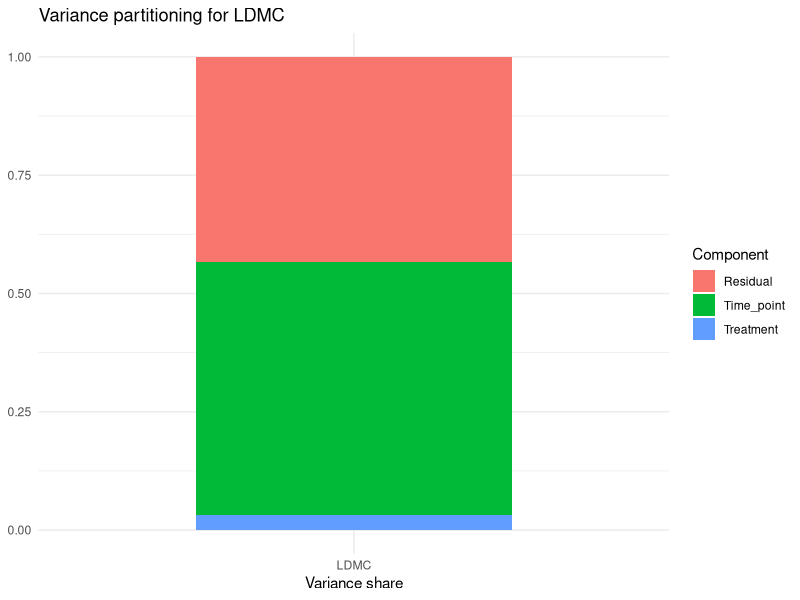
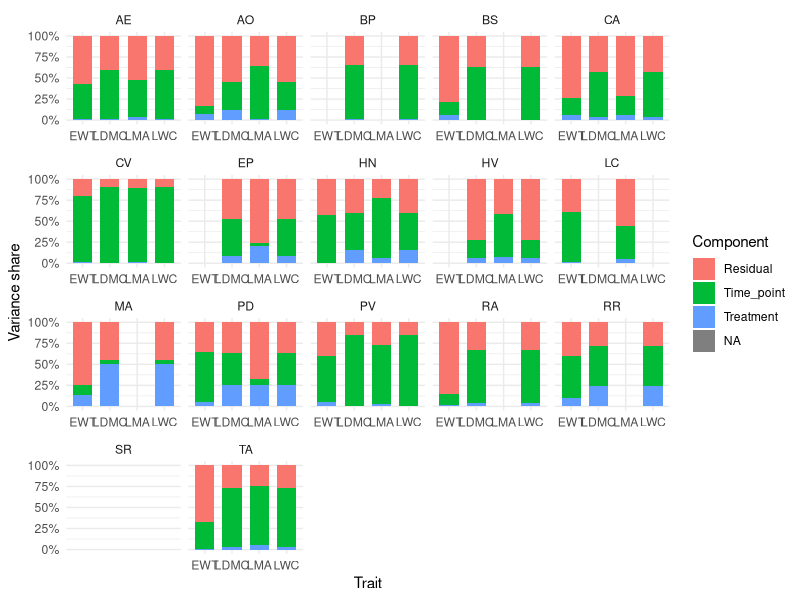
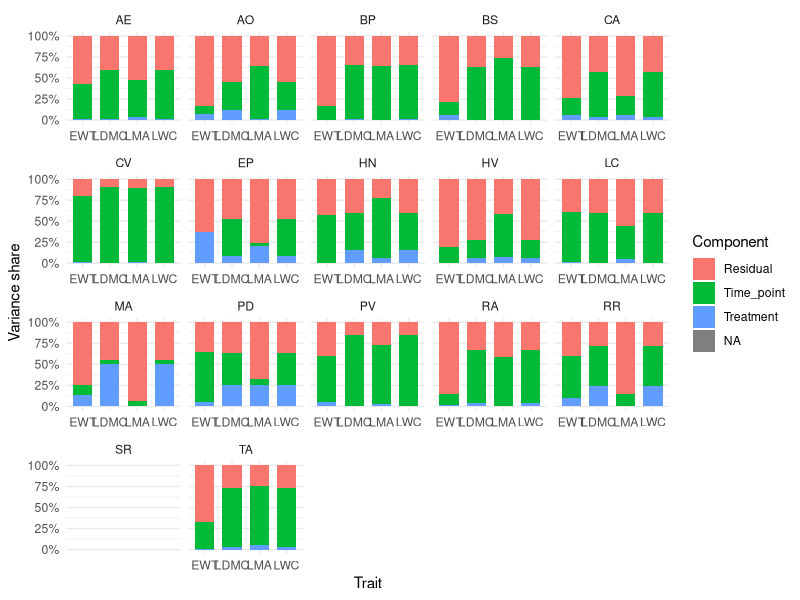
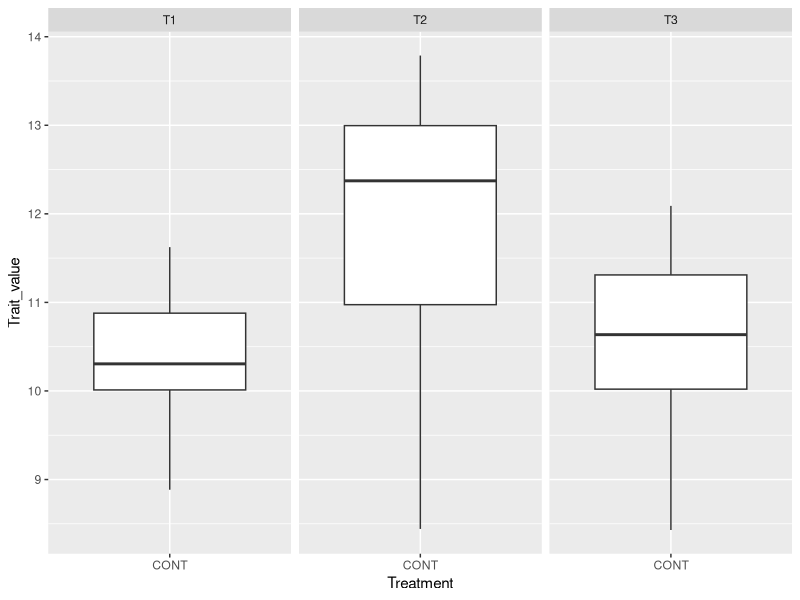
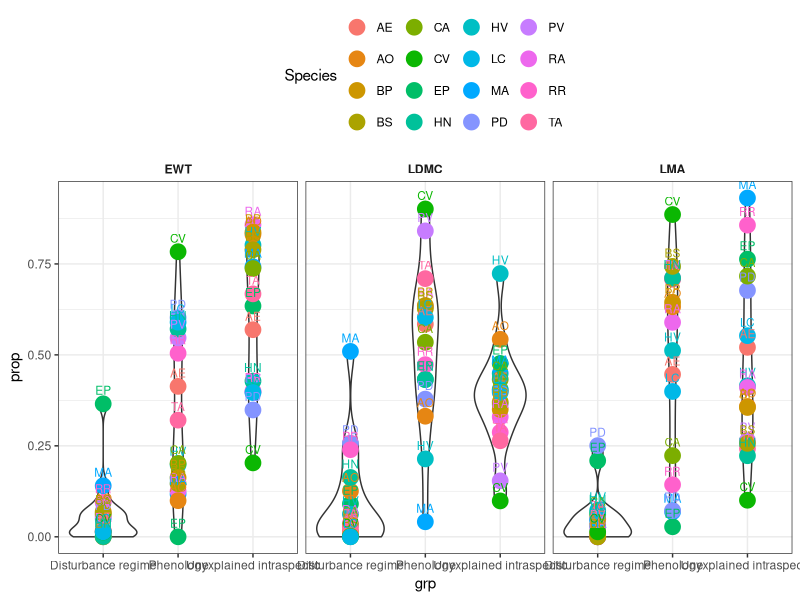
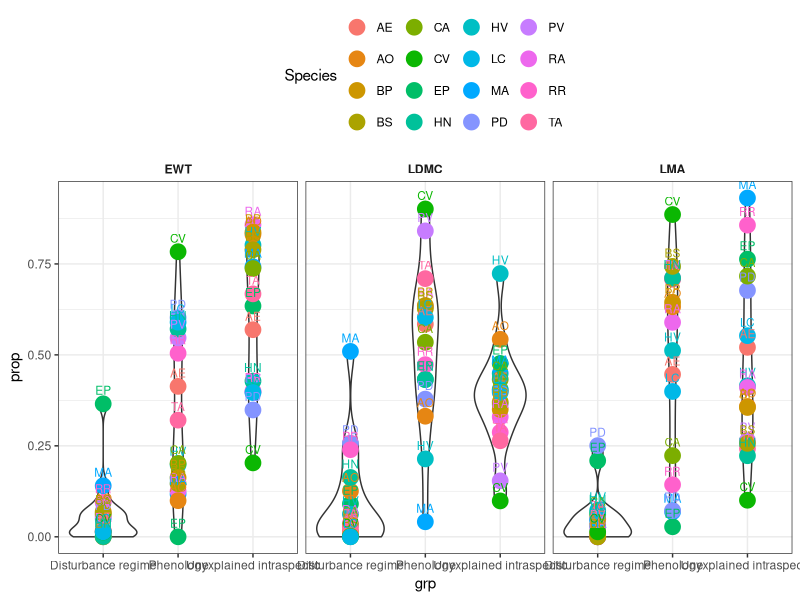

The R script that drew these images, in order: (Note: this script raises an error after producing the figures.)
# R Thornley
# 18/09/2025
# Variance partitioning methods
# calculate variance in a data set according to different levels of organisation
# using random effects models

library(lme4)
library(tidyverse)
library(purrr)
library(scales)

################################################################################
# RE models for the field trait data
################################################################################

# load the trait dat
traits <- read_csv("results/Field_dry_trait_data_with_flags.csv") 
# filter out the outliers which are flagged from the old script
traits <- traits %>% filter(is_outlier == FALSE)

# here we want to decompose the variance by the following:
# 1) species (inter-specific variation),
# 2) sampling times within species (intra-specific variation across time)
# 3) individual variation within species (intra-specific variation at the individual level)
# 4) treatment variation within species (intra-specific variation across disturbance regimes)

################################################################################
# PROCESS FOR ONE SPECIES AND TRAIT
################################################################################

# do for one species
unique(traits$Species) # CA
unique(traits$Trait_name) # LMA, LDMC, LWC, EWT

traits$Date
traits$Time_point
traits$Individual_nos

# try for CA and LDMC
LDMC <- traits %>% 
  filter(Species == "CA") %>% 
  filter(Trait_name == "LDMC") %>%
  lmer(Trait_value ~ 1 + 
                   (1|Time_point) +
                   (1|Treatment),
                 data = .)

# SIDE: if I try to add within individual variance I get a singular model within species

vc_LDMC <- as.data.frame(VarCorr(LDMC)) |>
  dplyr::select(grp, vcov) |>
  dplyr::mutate(
    prop  = vcov/sum(vcov),
    trait = "LDMC",
    species = "CV"
  )

# plot out as a stacked barchart
ggplot(vc_LDMC, aes(x = prop, y = trait, fill = grp)) +
  geom_col(width = 0.6) +
  coord_flip() +
  scale_x_continuous()+
  labs(x = NULL, y = "Variance share", fill = "Component",
       title = "Variance partitioning for LDMC") +
  theme_minimal()


################################################################################
# PART 1: GENERALISE ACROSS ALL TRAITS WITHIN A SPECIES
################################################################################

# data input
traits <- read_csv("results/Field_dry_trait_data_with_flags.csv") 
names(traits)
traits <- traits %>% filter(is_outlier == FALSE)


# inputs
species_list <- unique(traits$Species)
traits_list  <- c("LMA","LDMC","LWC","EWT")

# simple grid of combos
grid <- tidyr::expand_grid(Species = species_list, Trait_name = traits_list)

# one small worker that stays tidy
fit_vc <- function(sp, tr) {
  dat <- traits %>%
    filter(Species == sp, Trait_name == tr) %>%
    mutate(
      Time_point = as.factor(Time_point),
      Treatment = as.factor(Treatment)
    )
  
  if (nrow(dat) < 5) return(tibble(Species = sp, Trait_name = tr, grp = NA, vcov = NA_real_))
  
  mod <- tryCatch(
    lmer(Trait_value ~ 1 + (1|Time_point) + (1|Treatment), data = dat),
    error = function(e) NULL
  )
  
  if (is.null(mod) || isSingular(mod)) {
    return(tibble(Species = sp, Trait_name = tr,
                  grp = NA_character_, vcov = NA_real_, prop = NA_real_))
  }
  
  vc <- as.data.frame(VarCorr(mod)) %>%
    select(grp, vcov)
  
  # lmer already includes Residual; no need to add it again
  vc %>%
    mutate(Species = sp, Trait_name = tr, .before = 1)
}

# run across grid and compute shares
all_vc <- pmap_dfr(grid, \(Species, Trait_name) fit_vc(Species, Trait_name)) %>%
  group_by(Species, Trait_name) %>%
  mutate(prop = vcov / sum(vcov, na.rm = TRUE)) %>%
  ungroup()

ggplot(all_vc, aes(x = Trait_name, y = prop, fill = grp)) +
  geom_col(width = 0.7) +
  scale_y_continuous(labels = percent_format()) +
  labs(x = "Trait", y = "Variance share", fill = "Component") +
  facet_wrap(~ Species, scales = "free_x") +
  theme_minimal()

###############################################################################
# PART 1: LOOK AT SINGULAR MODELS
##############################################################################

# There are 14 singular models
# filter the data for the singular models
df_na <- all_vc %>% filter(if_any(everything(), is.na))
df_na

# Look at which models have singular fits
sing_species <- unique(df_na$Species)
sing_species
sing_traits <- unique(df_na$Trait_name)
sing_traits

# Look at one example: looks like this sing. fit is due to the Treatment having no 
# variance associated with it
mod <- traits %>% filter(Species == "MA" & Trait_name == "LMA") %>%
  lmer(Trait_value ~ 1 + (1|Time_point) + (1|Treatment), data = .)
isSingular(mod)
as.data.frame(VarCorr(mod))

# Just check there is some data there
traits %>% filter(Species == "MA" & Trait_name == "LMA") %>% 
  group_by(Treatment, Time_point) %>% tally()

# some other methods to get info on the reasons for singular fits
# replace x with your predictor used in random slopes
traits %>%
  group_by(Time_point) %>%
  summarise(Trait_value = sd(Trait_value, na.rm = TRUE), .groups = "drop") %>%
  arrange(Trait_value)  # many zeros? then (1 + x | Time_point) is unidentified
# no zeros here

# look for where rank deficiency lies
rePCA(mod)

################################################################################
# PART 1: RUN CODE FOR SING MODELS: RETURN VAR COMPS OF ZERO: ONE SPECIES: ROBUST CODE
################################################################################

# data input
traits <- read_csv("results/Field_dry_trait_data_with_flags.csv") 
names(traits)
traits <- traits %>% filter(is_outlier == FALSE)


# --- helper: floor tiny numbers to 0
zero_small <- function(x, tol = 1e-10) ifelse(x < tol, 0, x)

# --- fit + extract variance components, zeroing singular parts
vc_zeroed <- function(formula, data, tol = 1e-10) {
  mod <- tryCatch(lmer(formula, data = data), error = function(e) NULL)
  
  if (is.null(mod)) {
    return(tibble(grp = NA_character_, vcov = NA_real_, prop = NA_real_, status = "fit-error"))
  }
  
  # components from VarCorr; lmer already includes Residual
  vc <- as.data.frame(VarCorr(mod)) %>%
    select(grp, vcov)
  
  # force exact zeros for tiny variances
  vc <- vc %>% mutate(vcov = zero_small(vcov, tol))
  
  # (optional) if some component is NA (rare), set to 0 as well
  vc$vcov[is.na(vc$vcov)] <- 0
  
  # proportions
  tot <- sum(vc$vcov)
  vc <- vc %>% mutate(prop = if (tot > 0) vcov/tot else NA_real_)
  
  # status tag
  status <- if (isSingular(mod)) "singular->zeroed" else "ok"
  
  vc %>% mutate(status = status)
}

# --- Example: your structure
# Make sure grouping vars are factors
traits <- traits %>%
  mutate(Time_point = as.factor(Time_point),
         Treatment  = as.factor(Treatment))

dat <- traits %>% filter(Species == "MA" & Trait_name == "LMA")

out <- vc_zeroed(
  Trait_value ~ 1 + (1|Time_point) + (1|Treatment),
  data = dat
)

# now we have props for all 
out

####################################################################################
# PART 1: GENERALISE ACROSS ALL TRAITS WITHIN A SPECIES FOR SING MODELS: ROBUST CODE
####################################################################################

# There are 14 singular models
# filter the data for the singular models
df_na <- all_vc %>% filter(if_any(everything(), is.na))
df_na

# Look at which models have singular fits
species_list <- unique(df_na$Species)
traits_list <- unique(df_na$Trait_name)


# Check if I can run this for all models no matter if they are singular or not
species_list <- unique(traits$Species)
traits_list <- unique(traits$Trait_name)

grid <- tidyr::expand_grid(Species = species_list, Trait_name = traits_list)

fit_one <- function(sp, tr, tol = 1e-10) {
  df <- traits %>%
    filter(Species == sp, Trait_name == tr) %>%
    mutate(Time_point = as.factor(Time_point),
           Treatment  = as.factor(Treatment))
  if (nrow(df) < 5) {
    return(tibble(Species = sp, Trait_name = tr, grp = NA, vcov = NA_real_, prop = NA_real_, status = "too-few"))
  }
  
  vc <- vc_zeroed(Trait_value ~ 1 + (1|Time_point) + (1|Treatment), data = df, tol = tol)
  vc %>% mutate(Species = sp, Trait_name = tr, .before = 1)
}

all_vc <- pmap_dfr(grid, \(Species, Trait_name) fit_one(Species, Trait_name))
all_vc

ggplot(all_vc, aes(x = Trait_name, y = prop, fill = grp)) +
  geom_col(width = 0.7) +
  scale_y_continuous(labels = percent_format()) +
  labs(x = "Trait", y = "Variance share", fill = "Component") +
  facet_wrap(~ Species, scales = "free_x") +
  theme_minimal()

# we still don't have any results for SR

traits %>% 
  filter(Species == "SR" & Trait_name == "LMA") %>%
  ggplot(aes(Treatment, Trait_value))+
  geom_boxplot()+
  facet_wrap(~Time_point)

# This is because it does not feature in any other plots other than control
# we could take this out of the results for now


###############################################################################
# VARIANCE DECOMPOSITION FIGURE 1: VIOLINS WITH SPECIES DOTS
################################################################################
# NOTE: needs working on: replace dots with 

plot_dat <- all_vc %>% filter(!grp == "SR")
plot_dat <- plot_dat %>%
  mutate(grp = recode(grp, "Treatment" = "Disturbance regime",
                      "Time_point" = "Phenology",
                      "Residual"  = "Unexplained intraspecfic"))

# save this plot data to finalise plot in other script
# write_csv(plot_dat, "results/var_comp_plot_dat.csv")
names(plot_dat)
unique(plot_dat$Trait_name)
plot <- plot_dat %>%
  filter(Trait_name %in% c("LMA", "EWT", "LDMC")) %>%
  ggplot(aes(grp, prop)) + theme_bw() + geom_violin() + geom_point(aes(colour = Species), size = 5) +
  facet_wrap(~ Trait_name, ncol = 4)+
  theme(strip.background = element_blank(),   
        strip.text = element_text(face = "bold"))+
  theme(legend.position = "top", legend.direction = "horizontal", legend.box = "horizontal") +
  guides(fill = guide_legend(nrow = 1, override.aes = list(size = 3)))+
  geom_text(aes(label = Species, colour = Species), 
            vjust = -1, size = 3, show.legend = FALSE)  # labels above points
plot
ggsave("figures/var_comp_figure_labelled.jpeg", plot, height = 7, width = 7)

################################################################################
# VAR COMP FOR ALL SPECIES ACROSS ALL SITES: UNFINISHED CODE 
# might do this for final paper
################################################################################

# tidy the variance names for plotting
vc_all <- vc_all %>% mutate(new_grp = case_when(grp == "Species:Individual" ~ "Within species",
                                                grp == "Species:Treatment" ~ "Within species between treatments",
                                                grp == "Species:Date" ~ "Within species between sampling times",
                                                grp == "Species" ~ "Between species across time",
                                                grp == "Residual" ~ "Unexplained variation"))

# plot as stacked bar plot
ggplot(vc_all, aes(x = trait, y = prop, fill = new_grp)) +
  geom_col(position = "fill") +       # stacked to 100%
  scale_y_continuous(labels = scales::percent) +
  labs(x = "Trait", y = "Proportion of Variance",
       title = "Variance Partitioning Across Traits",
       fill = "Source of Variation") +
  theme_minimal()

ggsave("figures/variance_decomp_all_species.jpeg", plot, height = 5, width = 8)

################################################################################
# VAR COMP FOR ALL 
#################################################################################

# plot rough

# You can generalise over lots of traits

# plot out the results
plot <- ggplot(dat, aes(x = trait, y = prop, fill = grp)) +
  geom_bar(stat = "identity", width = 0.5) +
  labs(x = "", y = "Proportion of Variance",
       title = "Variance Partitioning of Plant Traits in Cirsium arvense",
       fill = "Source of Variation") +
  scale_y_continuous(labels = scales::percent) +
  theme_minimal()
plot
ggsave("figures/variance_decomp_CA.jpeg", plot, height = 5, width = 8)

################################################################################
